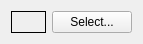
<?xml version="1.0" encoding="UTF-8"?>
<ui version="4.0">
 <class>Frame_ColorPickerWidget</class>
 <widget class="QWidget" name="Frame_ColorPickerWidget">
  <property name="geometry">
   <rect>
    <x>0</x>
    <y>0</y>
    <width>139</width>
    <height>44</height>
   </rect>
  </property>
  <property name="windowTitle">
   <string>Form</string>
  </property>
  <layout class="QHBoxLayout" name="horizontalLayout">
   <item>
    <widget class="QFrame" name="ColorPreview_frame">
     <property name="minimumSize">
      <size>
       <width>35</width>
       <height>0</height>
      </size>
     </property>
     <property name="autoFillBackground">
      <bool>true</bool>
     </property>
     <property name="frameShape">
      <enum>QFrame::Box</enum>
     </property>
     <property name="frameShadow">
      <enum>QFrame::Plain</enum>
     </property>
    </widget>
   </item>
   <item>
    <widget class="QPushButton" name="Select_pushButton">
     <property name="text">
      <string>Select...</string>
     </property>
    </widget>
   </item>
  </layout>
 </widget>
 <resources/>
 <connections/>
</ui>
